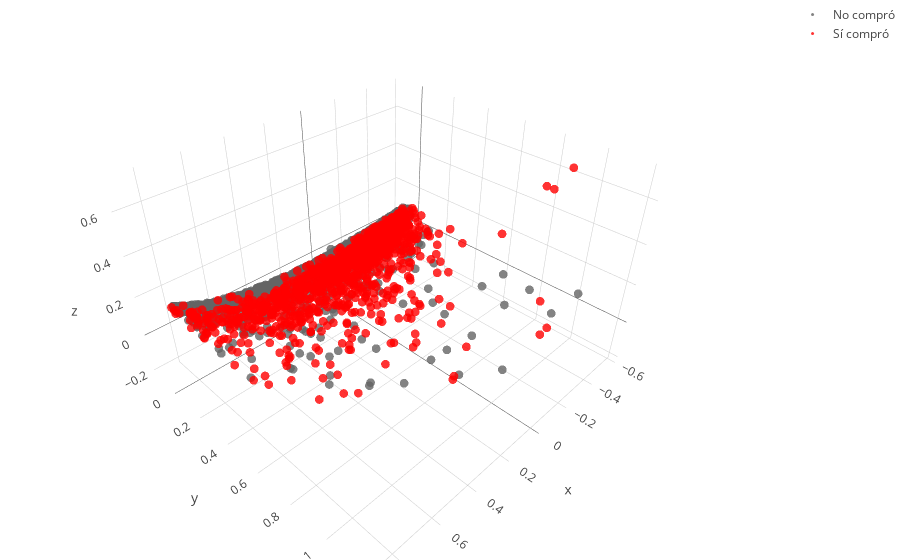

The cell this chart's notebook holds for it:
### Code cell
# Vamos a pasar los y=0 por un lado y los y=1 para poder diferenciarlos con un marcador
trace0= (go.Scatter3d(
    x= features_0[:,0],
    y= features_0[:,1],
    z= features_0[:,2],
    mode='markers',
    marker=dict(color='rgb(100, 100, 100)', size=3),
    opacity=0.8,
    name='No compró'))

trace1= (go.Scatter3d(
    x= features_1[:,0],
    y= features_1[:,1],
    z= features_1[:,2],
    mode='markers',
    marker=dict(color='rgb(255, 0, 0)', size=3),
    opacity=0.8,
    name='Sí compró'))

data = [trace0, trace1]
layout = go.Layout(
    margin=dict(
        l=0,
        r=0,
        b=0,
        t=0
    ))
    
fig = go.Figure(data=data, layout=layout)
py.iplot(fig, filename='simple-3d-scatter')

### Figure 1 — Plotly figure (JSON) as saved in the notebook; plotly's stock layout.template omitted (floating-point values rounded to 4 significant figures; data arrays with more than 128 entries replaced by an {"elided": "..."} marker saying what was removed)
{"data": [{"marker": {"color": "rgb(100, 100, 100)", "size": 3}, "mode": "markers", "name": "No compró", "opacity": 0.8, "type": "scatter3d", "x": {"elided": "1705 float values"}, "y": {"elided": "1705 float values"}, "z": {"elided": "1705 float values"}}, {"marker": {"color": "rgb(255, 0, 0)", "size": 3}, "mode": "markers", "name": "Sí compró", "opacity": 0.8, "type": "scatter3d", "x": {"elided": "1295 float values"}, "y": {"elided": "1295 float values"}, "z": {"elided": "1295 float values"}}], "layout": {"margin": {"b": 0, "l": 0, "r": 0, "t": 0}}}
